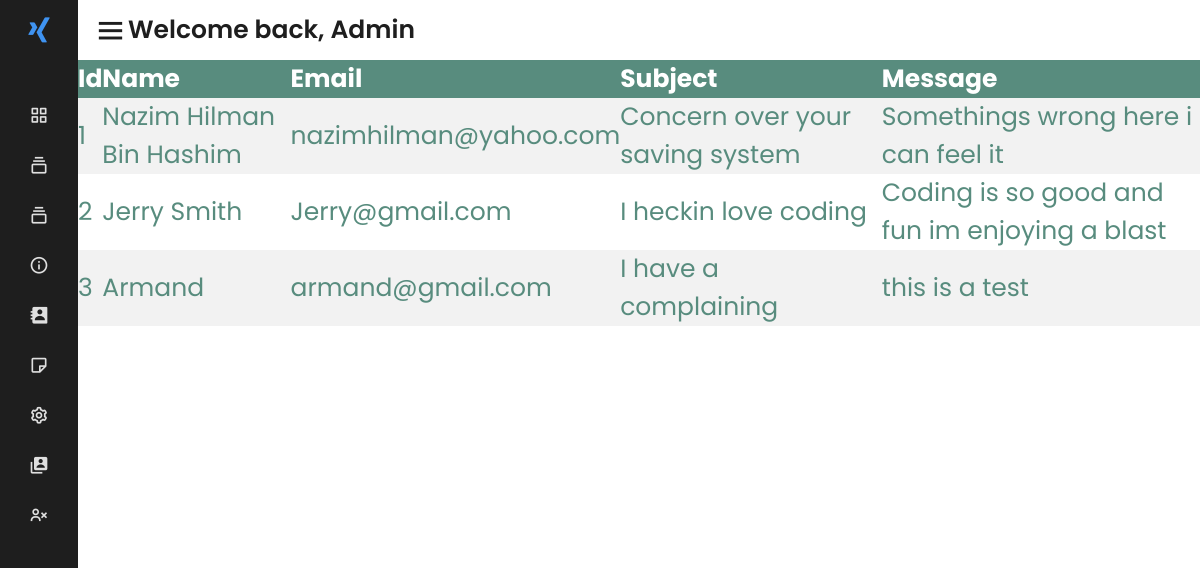
Before: /gogigs_website/dashboard/view_feedbackform.php with the older database file.
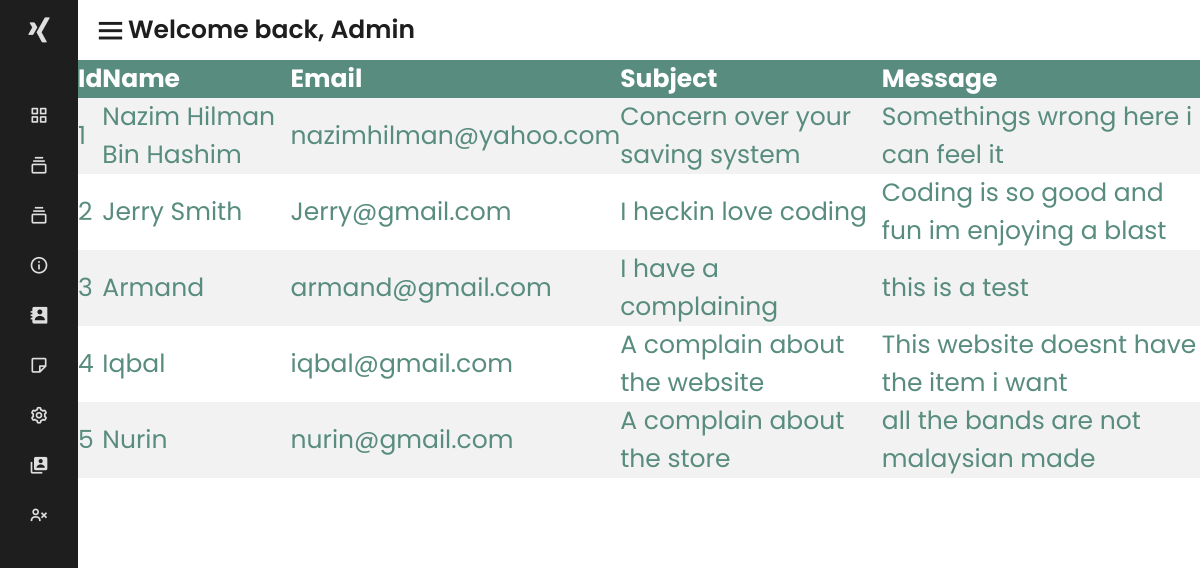
After: the same page with the newer database file.
### tables this page shows
CREATE TABLE `feedback_form` (
  `id` int(11) NOT NULL,
  `name` varchar(255) NOT NULL,
  `email` varchar(255) NOT NULL,
  `subject` varchar(255) NOT NULL,
  `message` varchar(1000) NOT NULL
);

### gogigs_website/dashboard/view_feedbackform.php (the view, shortened to what this page needs)
<!DOCTYPE html>
<html lang="en">
<head>
    <link rel="stylesheet" href="css/customerlist.css">
 <link href='https://unpkg.com/boxicons@2.1.2/css/boxicons.min.css' rel='stylesheet'>
 <link rel="stylesheet" href="css/dashboard.css">
</head>
<body>
    <div class="sidebar close">
        <a href="#" class="logo-box">
            <i class='bx bxl-xing'></i>
        </a>
        <div id="sidebar-content"></div>
    </div>
  <section class="home">
    <div class="toggle-sidebar">
        <i class='bx bx-menu'></i>
        <div class="text">Welcome back, Admin</div>
    </div>
    <table>
        <tr>
            <th>Id</th>
            <th>Name</th>
            <th>Email</th>
            <th>Subject</th>
            <th>Message</th>
        </tr>
        <?php
        $host = "localhost";
        $dbname = "gogigs";
        $username = "root";
        $password = "";
        $mysqli = new mysqli(hostname: $host,
                             username: $username,
                             password: $password,
                             database: $dbname);
$sql = "SELECT id, name, email,subject,message FROM feedback_form";
$result = $mysqli-> query($sql);
    if($result-> num_rows>0){
        while ($row = $result-> fetch_assoc()){
         echo "<tr><td>". $row["id"] . "</td><td>". $row["name"] .
         "</td><td>". $row["email"] . "</td><td>". $row["subject"] . "</td><td>". $row["message"] ."</td></tr>";
        }
        echo "</table>";
    }
    else {
        echo "0 result";
    }
        ?>
</section>
</body>
</html>

### gogigs_website/dashboard/css/customerlist.css (style rules this page uses)
table { border-collapse: collapse; width: 100%; color: #588c7e; font-family: monospace; font-size: 25px; text-align: Left; }
th { background-color: #588c7e; color: white; }
tr:nth-child(even) { background-color: #f2f2f2 }

### gogigs_website/dashboard/css/dashboard.css (style rules this page uses)
* { font-family: 'Poppins', sans-serif; margin: 0; padding: 0; box-sizing: border-box; list-style: none; text-decoration: none; }
:root { --color_Blue: #3f93f1; --color_Dark1: #1e1e1e; --color_Dark2: #252527; --color_Light1: #dfdfdf; --color_Light2: #c4c4c4; }
.sidebar { position: fixed; top: 0; left: 0; height: 100%; width: 260px; background-color: var(--color_Dark1); transition: all .5s ease; z-index: 100; }
.sidebar.close { width: 78px; }
.logo-box { height: 60px; width: 100%; display: flex; align-items: center; color: var(--color_Light1); transition: all .5s ease; }
.logo-box i { font-size: 30px; height: 50px; min-width: 78px; text-align: center; line-height: 50px; transition: all .5s ease; }
.sidebar.close .logo-box i { transform: rotate(360deg); }
.home { position: relative; left: 260px; width: calc(100% - 260px); transition: all .5s ease; }
.sidebar.close~.home { left: 78px; width: calc(100% - 78px); }
.home .toggle-sidebar { height: 60px; display: flex; align-items: center; width: fit-content; cursor: pointer; }
.home .toggle-sidebar i { font-size: 35px; color: var(--color_Dark1); margin-left: 15px; }
.home .toggle-sidebar .text { font-size: 25px; color: var(--color_Dark1); font-weight: 600; }

Changed rows visible on the page:
added feedback_form: id "4", name "Iqbal", email "iqbal@gmail.com", subject "A complain about the website", message "This website doesnt have the item i want"
added feedback_form: id "5", name "Nurin", email "nurin@gmail.com", subject "A complain about the store", message "all the bands are not malaysian made"
